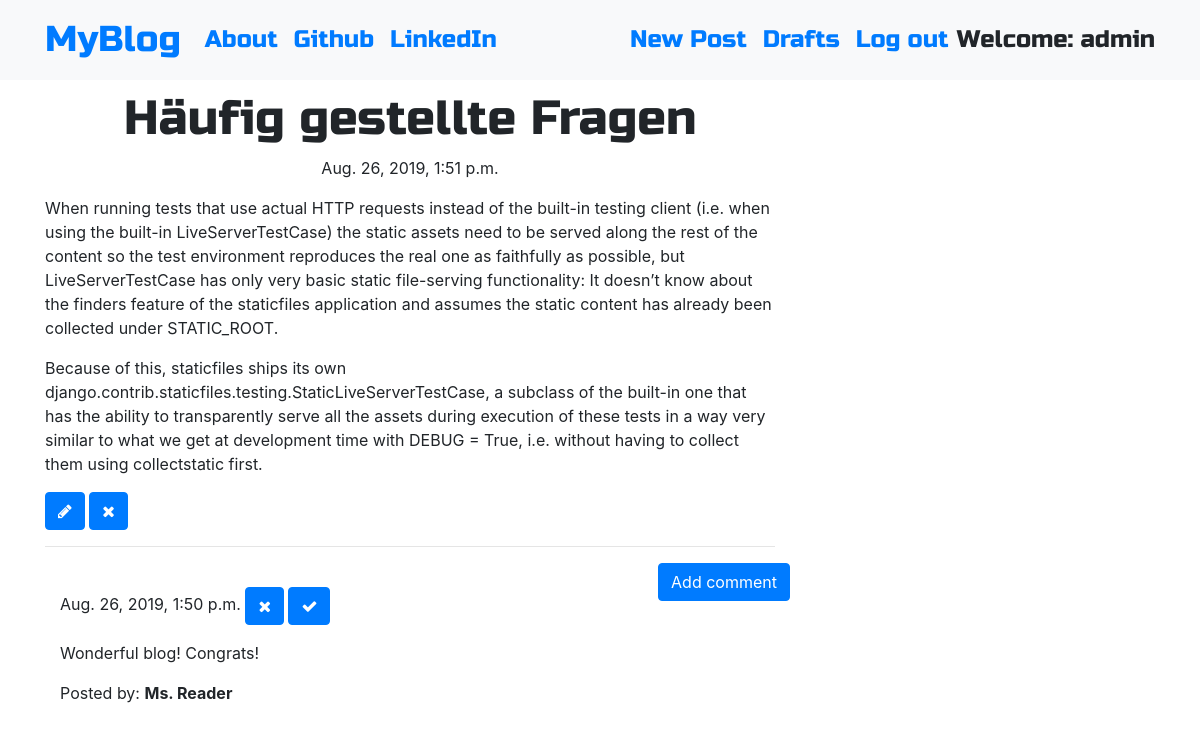
/post/2 (signed in), run on the app's committed database.
### blog/models.py (models this page shows, shortened)
class Post(models.Model):
    author = models.ForeignKey('auth.User',on_delete=models.CASCADE)
    title = models.CharField(max_length=200)
    text = models.TextField()
    created_date = models.DateTimeField(default=timezone.now)
    published_date = models.DateTimeField(blank=True, null=True)

class Comment(models.Model):
    post = models.ForeignKey('blog.Post', related_name='comments',on_delete=models.CASCADE)
    author = models.CharField(max_length=200)
    text = models.TextField()
    created_date = models.DateTimeField(default=timezone.now)
    approved_comment = models.BooleanField(default=False)

### blog/views.py (the view)
# urls.py: path('post/<int:pk>', views.PostDetailView.as_view(), name='post_detail'),
class PostDetailView(DetailView):
    model = Post

### blog/templates/blog/post_detail.html
{% extends 'blog/base.html' %}
{% load static %}
{% block content %}
<h1 class="posttitle loader" ?>{{ post.title }}</h1>
{% if post.published_date %}
<div class="date postdate">
    {{ post.published_date }}
</div>
{% else %}
<a class="btn btn-outline-dark" href="{% url 'post_publish' pk=post.pk %}">Publish</a>
{% endif %}
<p class='postcontent'>{{ post.text|safe|linebreaksbr }}</p>
{% if user.is_authenticated %}
<a class="btn btn-primary" href="{% url 'post_edit' pk=post.pk %}"><span class="fa fa-pencil"></span></a>
<a class="btn btn-primary" href="{% url 'post_remove' pk=post.pk %}"><span class="fa fa-remove"></span></a>
{% endif %}
<hr>
<a class="btn btn-primary btn-comment" href="{% url 'add_comment_to_post' pk=post.pk %}">Add comment</a>
<div class="container">
    {% for comment in post.comments.all %}
    <br>
    {% if user.is_authenticated or comment.approved_comment %}
    {{ comment.created_date }}
    {% if not comment.approved_comment %}
    <a class="btn btn-primary" href="{% url 'comment_remove' pk=comment.pk %}"><span class="fa fa-remove"></span></a>
    <a class="btn btn-primary" href="{% url 'comment_approve' pk=comment.pk %}"><span class="fa fa-check"></span></a>
    {% endif %}
    <p>{{ comment.text|safe|linebreaks }}</p>
    <p>Posted by: <strong>{{ comment.author }}</strong></p>
    {% endif %}
    {% empty %}
    <p>No comments posted.</p>
    {% endfor %}
</div>
{% endblock %}

### blog/templates/blog/base.html (shortened to what this page needs)
<!DOCTYPE html>
{% load static %}
<html>
  <head>
    <link rel="stylesheet" href="https://stackpath.bootstrapcdn.com/bootstrap/4.1.3/css/bootstrap.min.css"
>
    <link href="https://maxcdn.bootstrapcdn.com/font-awesome/4.7.0/css/font-awesome.min.css" rel="stylesheet">
    <link rel="stylesheet" href="//cdn.jsdelivr.net/medium-editor/latest/css/medium-editor.min.css" type="text/css" media="screen" charset="utf-8">
    <link rel="stylesheet" href="{% static 'css/blog.css' %}">
  </head>
  <body class='loader'>
    <nav class="navbar navbar-expand-lg bg-light techfont">
      <div class="container">
        <div class="navbar-nav align-items-center">
          <a class="navbar-brand bigbrand" href="{% url 'post_list' %}">MyBlog</a>
          <a class="nav-item nav-link" href="{% url 'about' %}">About</a>
          <a class="nav-item nav-link" href="https://www.github.com">Github</a>
          <a class="nav-item nav-link" href="https://www.linkedin.com">LinkedIn</a>
        </div>
        <div class="navbar-nav align-items-center ml-auto">
          {% if user.is_authenticated %}
            <a class="nav-item nav-link" href="{% url 'post_new' %}">New Post</a>
            <a class="nav-item nav-link" href="{% url 'post_draft_list' %}">Drafts</a>
            <a class="nav-item nav-link" href="{% url 'logout' %}">Log out</a>
            <a >Welcome: {{ user.username }}</a>
          {% else %}
            <a class="nav-item nav-link" href="{% url 'login' %}" aria-label="Login">
              <span class="fa fa-user" aria-hidden="true"></span></a>
          {% endif %}
        </div>
      </div>
    </nav>
          <div class="content container">
              <div class="row">
                  <div class="col-md-8">
                    <div class="blog_posts">
                      {% block content %}
                      {% endblock %}
                    </div>
                  </div>
              </div>
          </div>
  </body>
</html>

### blog/static/css/blog.css (style rules this page uses)
.techfont { font-family: 'Russo One', sans-serif; font-size: 1.5em; margin-bottom: 10px; }
.postdate { text-align: center; }
.posttitle { font-family: 'Russo One', sans-serif; font-size: 3em; text-align: center; }
.postcontent { font-family: 'Montserrat'; font-size: 1.5em; }
.btn-comment { position: absolute; right: 0px; }
.bigbrand { font-size: 1.5em; }
.loader { filter:hue-rotate(0deg); color: linear-gradient(45deg,#0f8,#08f); animation:hue 5000ms infinite linear; }

### data on the page
Post: title "Häufig gestellte Fragen", published_date "Aug. 26, 2019, 1:51 p.m.", text "When running tests that use actual HTTP requests instead of the built-in testing client (i.e. when using the built-in LiveServerTestCase) the static assets need to be served along the rest of the content so the test environment reproduces the real one as faithfully as possible, but LiveServerTestCase has only very basic static file-serving functionality: It doesn’t know about the finders feature of the staticfiles application and assumes the static content has already been collected under STATIC_ROOT. Because of this, staticfiles ships its own django.contrib.staticfiles.testing.StaticLiveServerTestCase, a subclass of the built-in one that has the ability to transparently serve all the…"
Comment: created_date "Aug. 26, 2019, 1:50 p.m.", approved_comment False (drawn), text "Wonderful blog! Congrats!", author "Ms. Reader"

### other printed values
{{ user.username }} "admin"
